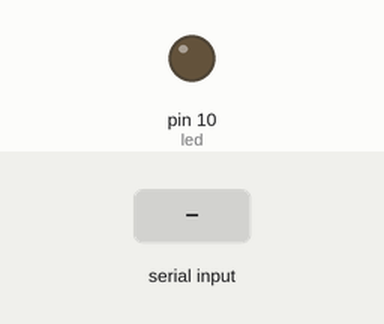
Recording of a sketch running on a simulated Arduino Uno, built with avr-gcc and run on an emulated ATmega328P. Shown: output pins drawn as LEDs (lit = HIGH). Inputs (shaded band) come from the test bench.

Above: at 1.2 s.
1.3 s: "1" received over Serial
At 2.2 s:
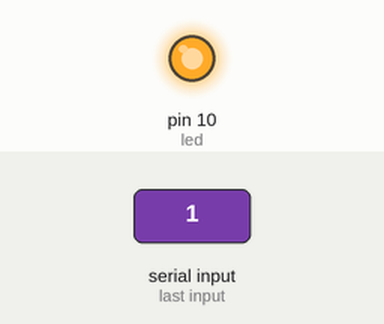
2.8 s: "2" received over Serial
At 3.3 s:
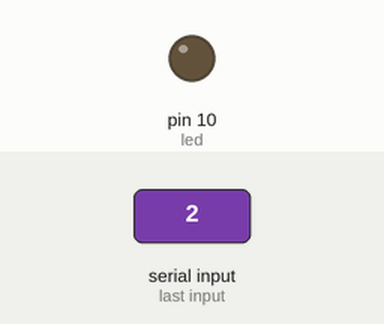
Timing chart, 0 to 5.8 s (numbered marks = the images above; inputs shaded):
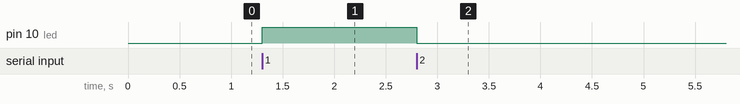

The sketch:

serial.state3.ino
```cpp
bool state = false;
char x;
int led = 10;


void setup() {

    pinMode(led,OUTPUT);

  Serial.begin(9600);
}

void loop() {

 if(Serial.available()){
   x = Serial.read();}
  if (x== '1'){
    state=true;}
    else if (x== '2'){
      state=false;
    }

 digitalWrite(led,state); }
```

Measured:
- after the input at 1.3 s, pin 10 (led): LOW → HIGH at once
- after the input at 2.8 s, pin 10 (led): HIGH → LOW at once
